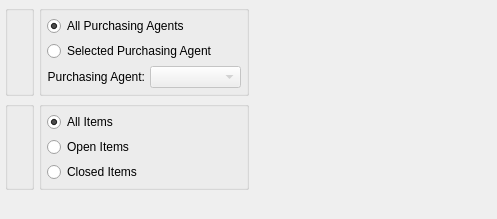
<?xml version="1.0" encoding="UTF-8"?>
<ui version="4.0">
 <comment>This file is part of the xTuple ERP: PostBooks Edition, a free and
open source Enterprise Resource Planning software suite,
Copyright (c) 1999-2010 by OpenMFG LLC, d/b/a xTuple.
It is licensed to you under the Common Public Attribution License
version 1.0, the full text of which (including xTuple-specific Exhibits)
is available at www.xtuple.com/CPAL.  By using this software, you agree
to be bound by its terms.</comment>
 <class>dspPoItemsByDate</class>
 <widget class="QWidget" name="dspPoItemsByDate">
  <property name="geometry">
   <rect>
    <x>0</x>
    <y>0</y>
    <width>497</width>
    <height>219</height>
   </rect>
  </property>
  <property name="windowTitle">
   <string>Purchase Order Items by Date</string>
  </property>
  <layout class="QVBoxLayout" name="verticalLayout">
   <property name="spacing">
    <number>0</number>
   </property>
   <item>
    <layout class="QHBoxLayout" name="horizontalLayout">
     <item>
      <layout class="QGridLayout" name="gridLayout_5">
       <item row="0" column="0">
        <widget class="QGroupBox" name="_dateGroup">
         <property name="title">
          <string/>
         </property>
         <layout class="QGridLayout" name="gridLayout_4">
          <item row="0" column="0">
           <widget class="DateCluster" name="_dates"/>
          </item>
         </layout>
        </widget>
       </item>
       <item row="0" column="1">
        <widget class="QGroupBox" name="_buyerCodeGroup">
         <property name="sizePolicy">
          <sizepolicy hsizetype="Preferred" vsizetype="Fixed">
           <horstretch>0</horstretch>
           <verstretch>0</verstretch>
          </sizepolicy>
         </property>
         <property name="title">
          <string/>
         </property>
         <layout class="QGridLayout" name="gridLayout_3">
          <item row="0" column="0">
           <widget class="QRadioButton" name="_allPurchasingAgents">
            <property name="text">
             <string>All Purchasing Agents</string>
            </property>
            <property name="checked">
             <bool>true</bool>
            </property>
           </widget>
          </item>
          <item row="1" column="0">
           <widget class="QRadioButton" name="_selectedPurchasingAgent">
            <property name="text">
             <string>Selected Purchasing Agent</string>
            </property>
           </widget>
          </item>
          <item row="2" column="0">
           <layout class="QHBoxLayout">
            <property name="spacing">
             <number>5</number>
            </property>
            <item>
             <widget class="QLabel" name="_purchasingAgentLit">
              <property name="text">
               <string>Purchasing Agent:</string>
              </property>
              <property name="alignment">
               <set>Qt::AlignRight|Qt::AlignTrailing|Qt::AlignVCenter</set>
              </property>
             </widget>
            </item>
            <item>
             <widget class="XComboBox" name="_agent">
              <property name="enabled">
               <bool>false</bool>
              </property>
              <property name="sizePolicy">
               <sizepolicy hsizetype="Expanding" vsizetype="Fixed">
                <horstretch>0</horstretch>
                <verstretch>0</verstretch>
               </sizepolicy>
              </property>
              <property name="type">
               <enum>XComboBox::Agent</enum>
              </property>
             </widget>
            </item>
           </layout>
          </item>
         </layout>
        </widget>
       </item>
       <item row="1" column="0">
        <widget class="WarehouseGroup" name="_warehouse">
         <property name="title">
          <string/>
         </property>
         <property name="fixedSize">
          <bool>false</bool>
         </property>
        </widget>
       </item>
       <item row="1" column="1">
        <widget class="QGroupBox" name="_statusGroup">
         <property name="title">
          <string/>
         </property>
         <layout class="QGridLayout" name="gridLayout_2">
          <item row="0" column="0">
           <widget class="QRadioButton" name="_allItems">
            <property name="text">
             <string>All Items</string>
            </property>
            <property name="checked">
             <bool>true</bool>
            </property>
           </widget>
          </item>
          <item row="1" column="0">
           <widget class="QRadioButton" name="_openItems">
            <property name="text">
             <string>Open Items</string>
            </property>
           </widget>
          </item>
          <item row="2" column="0">
           <widget class="QRadioButton" name="_closedItems">
            <property name="text">
             <string>Closed Items</string>
            </property>
           </widget>
          </item>
         </layout>
        </widget>
       </item>
      </layout>
     </item>
     <item>
      <spacer>
       <property name="orientation">
        <enum>Qt::Horizontal</enum>
       </property>
       <property name="sizeType">
        <enum>QSizePolicy::Expanding</enum>
       </property>
       <property name="sizeHint" stdset="0">
        <size>
         <width>0</width>
         <height>20</height>
        </size>
       </property>
      </spacer>
     </item>
    </layout>
   </item>
   <item>
    <spacer name="verticalSpacer">
     <property name="orientation">
      <enum>Qt::Vertical</enum>
     </property>
     <property name="sizeHint" stdset="0">
      <size>
       <width>20</width>
       <height>4</height>
      </size>
     </property>
    </spacer>
   </item>
  </layout>
 </widget>
 <layoutdefault spacing="5" margin="5"/>
 <pixmapfunction>qPixmapFromMimeSource</pixmapfunction>
 <customwidgets>
  <customwidget>
   <class>DateCluster</class>
   <extends>QWidget</extends>
   <header>datecluster.h</header>
  </customwidget>
  <customwidget>
   <class>WarehouseGroup</class>
   <extends>QGroupBox</extends>
   <header>warehousegroup.h</header>
  </customwidget>
  <customwidget>
   <class>XComboBox</class>
   <extends>QComboBox</extends>
   <header>xcombobox.h</header>
  </customwidget>
 </customwidgets>
 <tabstops>
  <tabstop>_dates</tabstop>
  <tabstop>_warehouse</tabstop>
  <tabstop>_allPurchasingAgents</tabstop>
  <tabstop>_agent</tabstop>
  <tabstop>_allItems</tabstop>
 </tabstops>
 <resources/>
 <connections>
  <connection>
   <sender>_selectedPurchasingAgent</sender>
   <signal>toggled(bool)</signal>
   <receiver>_agent</receiver>
   <slot>setEnabled(bool)</slot>
   <hints>
    <hint type="sourcelabel">
     <x>20</x>
     <y>20</y>
    </hint>
    <hint type="destinationlabel">
     <x>20</x>
     <y>20</y>
    </hint>
   </hints>
  </connection>
 </connections>
</ui>
